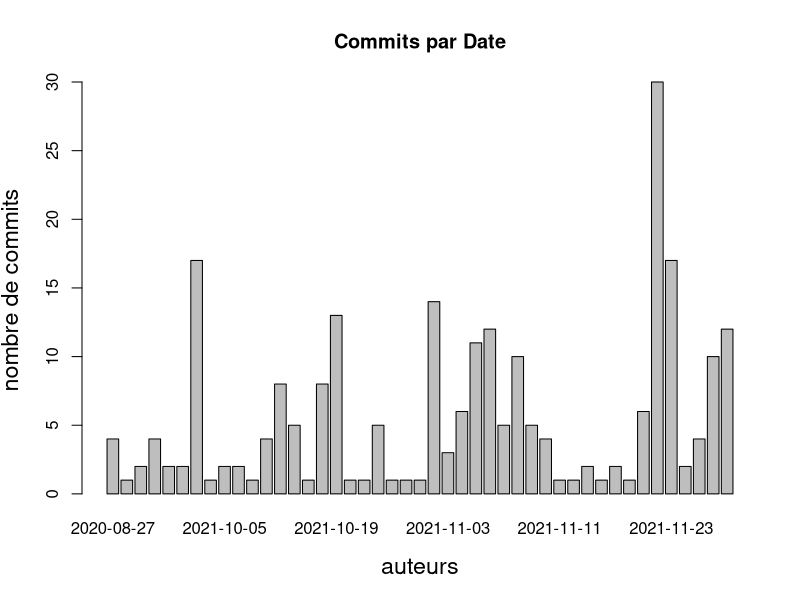

The R script that drew this image:
# get data from file
# column 1 is labels (row names)
w <- getwd()
#setwd("/Users/cyprien/Desktop/testRgene")
setwd(".visulogRTempFiles")
#z <- paste(w,".visulogRTempFiles",sep="/")
x <- read.table("commitsPerDate.txt", header = FALSE, row.names = 1)
colnames(x) <- "nb"
attach(x)

## SETTINGS:
prob <- FALSE # set to TRUE if barplot(%) desired
tofile <- TRUE # set to FALSE to print in RStudio




pct <- 100*nb/sum(nb) # normalize to empirical probabilities (%)
# build colors from %
pcgood <- 10 # level qualifying what "good" means
cl <- (pct < pcgood)*2 # red
cl[cl == 0] <- 3   # green

# Do the plot
clab <- 1.4    # label size, 1 = default size
cnames <- 0.8  # bar names size, adapt to nb of bars
lgdbon <- paste("bon (>", pcgood,"%)")

if (! tofile) if (prob) {
  barplot(pct, names.arg = row.names(x), main="Commits par auteurs (%)",
        ylim = c(0, min(c(100, max(pct)+10))),
        xlab="auteurs", ylab="% de commits" , 
        cex.names = cnames, cex.lab=clab, col=cl)
  legend("topleft", legend = c(lgdbon,"mauvais"), fill=3:2,
       bg = "antiquewhite")
  # visualize "good" level...
  abline(h = pcgood, lty=2, col=8)
} else {
  barplot(nb, names.arg = row.names(x), main="Commits par Date",
          xlab="jours", ylab="nombre de commits", 
          cex.names = cnames, cex.lab=clab)}

# output plot to a file in png; see ?pdf or ?png
if (tofile) {
  pdf(file = "CommitsPerDate.pdf", width=7, height=5) # 1920/1080 full HD png
  clab <- 1.4    # label size, 1 = default size
  cnames <- 1  # bar names size, adapt to nb of bars
  
  if (prob) {
    barplot(pct, names.arg = row.names(x), main="Commits par auteurs (%)",
            ylim = c(0, min(c(100, max(pct)+10))),
            xlab="dates", ylab="% de commits" , 
            cex.names = cnames, cex.lab=clab, col=cl)
    legend("topleft", legend = c(lgdbon,"mauvais"), fill=3:2,
           bg = "antiquewhite")
    # visualize "good" level...
    abline(h = pcgood, lty=2, col=8)
  } else {
    barplot(nb, names.arg = row.names(x), main="Commits par Date",
            xlab="auteurs", ylab="nombre de commits", 
            cex.names = cnames, cex.lab=clab)}
  
  dev.off() # close file
}
########
# pdf width=7, height=5
